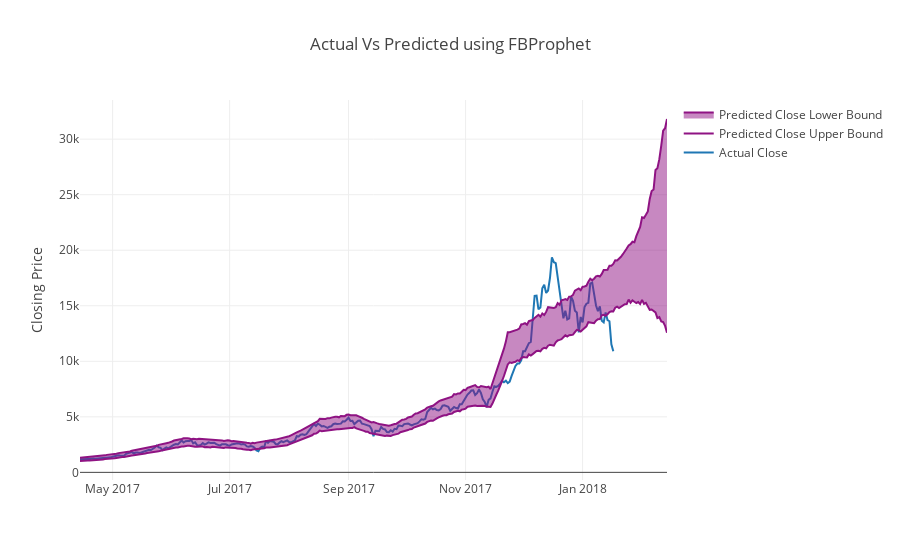

Notebook cell for this chart:
### Code cell
##https://facebook.github.io/prophet/docs/quick_start.html

# Python
#m = Prophet(changepoints=['2017-11-12', '2017-12-16', '2017-12-30'])
#forecast = m.fit(fb_reg_data).predict(future)
#m.plot(forecast)

m = Prophet(changepoint_prior_scale = 0.5)
m.fit(fb_reg_data)
future = m.make_future_dataframe(periods=28)
forecast = m.predict(future)
predicted  = forecast[['yhat', 'yhat_lower', 'yhat_upper']].applymap(np.exp)
cols = ["Mean", "Lower_closing", "Upper_closing"]
predicted.columns = cols
actual = np.exp(fb_reg_data["y"])
#actual = actual[::-1]
actual.name = "Actual"
title = "Closing price distribution of bitcoin"
plot_data(predicted, actual, future, cols,title)

### Figure 1 — Plotly figure (JSON) as saved in the notebook; plotly's stock layout.template omitted (floating-point values rounded to 4 significant figures; data arrays with more than 128 entries replaced by an {"elided": "..."} marker saying what was removed)
{"data": [{"name": "Actual Close", "type": "scatter", "x": {"elided": "307 str values"}, "y": {"elided": "279 float values"}}, {"fill": null, "line": {"color": "rgb(143,19,131)"}, "mode": "lines", "name": "Predicted Close Upper Bound", "type": "scatter", "x": {"elided": "307 str values"}, "y": {"elided": "307 float values"}}, {"fill": "tonexty", "line": {"color": "rgb(143,19,131)"}, "mode": "lines", "name": "Predicted Close Lower Bound", "type": "scatter", "x": {"elided": "307 str values"}, "y": {"elided": "307 float values"}}], "layout": {"title": "Actual Vs Predicted using FBProphet", "yaxis": {"title": "Closing Price"}, "yaxis2": {"overlaying": "y", "side": "right", "tickfont": {"color": "rgb(148, 103, 189)"}, "title": "yaxis2 title", "titlefont": {"color": "rgb(148, 103, 189)"}}}}
